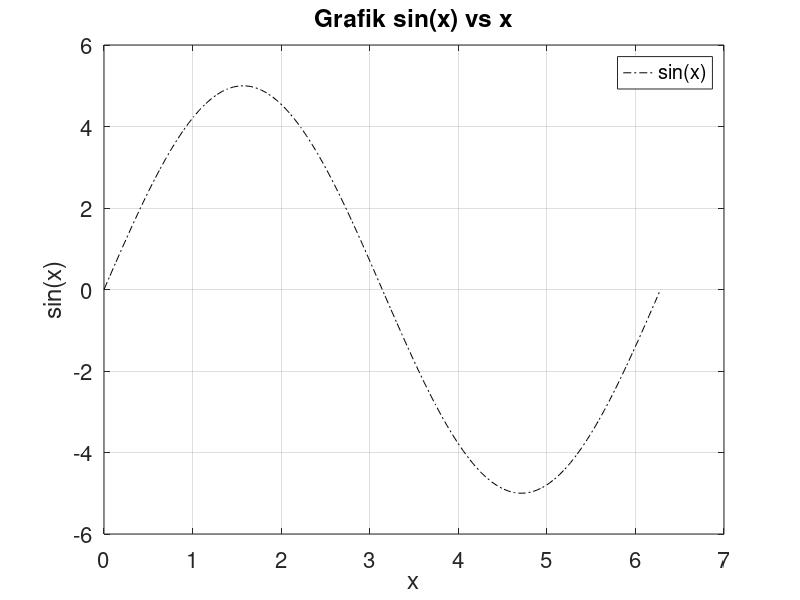
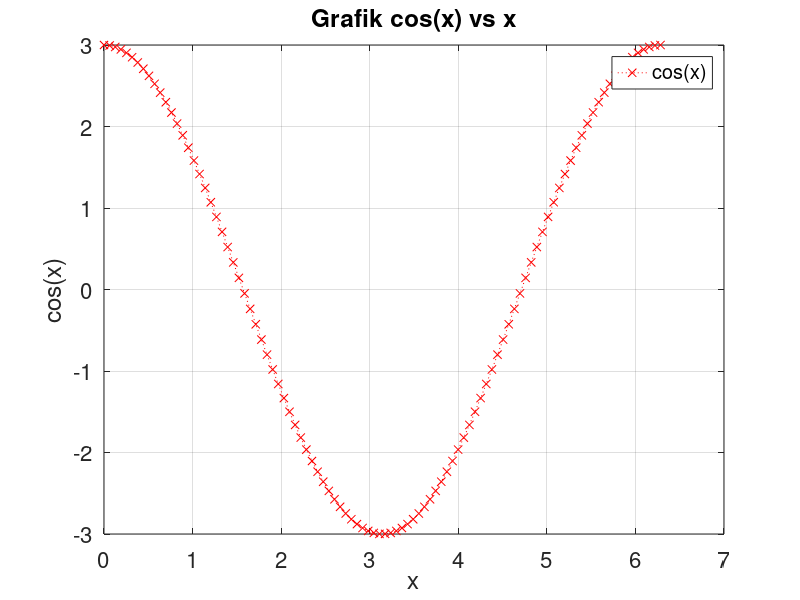
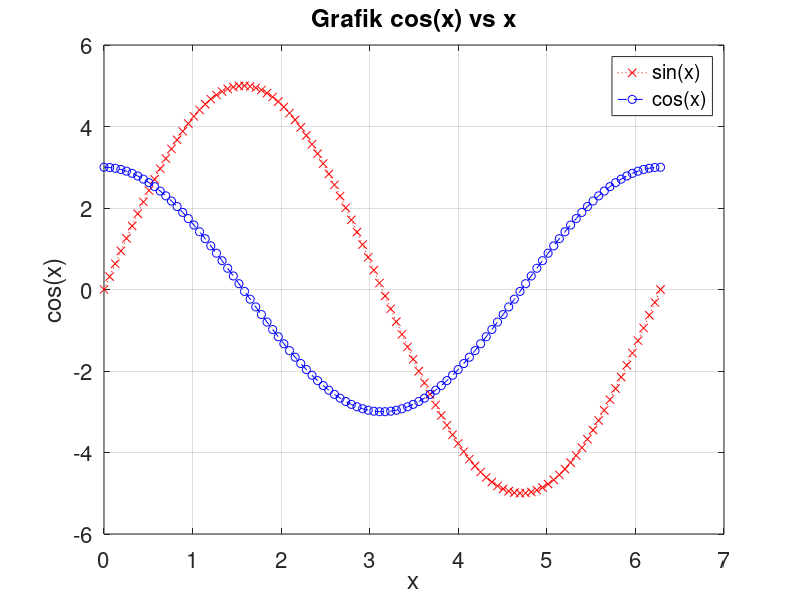
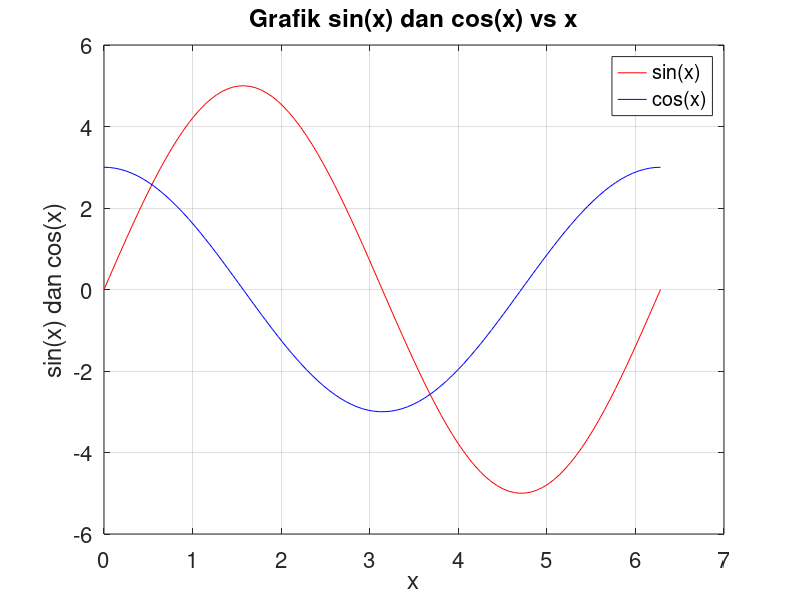

MATLAB code to generate these figures, in order:
clc; close all; clear; % Buat clear command window, close grafik, clear memory dsb.

% --- Basic Plotting ---

% Definisikan variabel
x1 = linspace(0,10,11);
x2 = [0 1 2 3 4 5 6 7 8 9 10];
disp('Hasil x1');
disp(x1);
disp('Hasil x2');
disp(x2);


x = linspace(0, 2*pi, 100); % Mengubah interval jadi array dengan space/jarak yang sama
% Format: linspace(i1, i2, nstep)
% i1:i2 -> interval
% nstep -> resolusi data / jumlah data dalam array

y = 5*sin(x); % fungsi sinus
z = 3*cos(x); % fungsi cosinus

% --- Plotting ---

% Grafik 1: Grafik sinus sin(x) vs x
figure; % Buat bikin grafik/figure baru

plot(x,y, 'Color', 'black', 'LineStyle', '-.'); % Buat ngeplot
% Format(x1,y1,LineSpec1,x2,y2,LineSpec2, ... dst)

title('Grafik sin(x) vs x'); % Judul grafik/figure
ylabel('sin(x)'); % Label sumbu y
xlabel('x'); % Label sumbu x
legend('sin(x)'); % Labeling garis
grid on; % Nambahin grid
set(gca,'FontSize', 16); % Set style kesuluruhan grafik

% --- Grafik 2: Grafik cos(x) vs x ---
figure; % Buat bikin grafik/figure baru

plot(x,z, 'Color', 'r', 'Marker','x', 'LineStyle', ':'); % Buat ngeplot
% Format(x1,y1,LineSpec1,x2,y2,LineSpec2, ... dst)

title('Grafik cos(x) vs x'); % Judul grafik/figure
ylabel('cos(x)'); % Label sumbu y
xlabel('x'); % Label sumbu x
legend('cos(x)'); % Labeling garis
grid on;
set(gca, 'FontSize', 16); % Set style kesuluruhan grafik

% Grafik 3: Grafik gabungan sin(x) dan cos(x) vs x
figure; % Buat bikin grafik/figure baru

plot(x,y, 'Color', 'r', 'Marker','x', 'LineStyle', ':'); % Buat ngeplot
% Format(x1,y1,LineSpec1,x2,y2,LineSpec2, ... dst)
hold on % Buat ngehold sementara
plot(x,z, 'Color', 'b', 'Marker','o', 'LineStyle', '--')

title('Grafik cos(x) vs x'); % Judul grafik/figure
ylabel('cos(x)'); % Label sumbu y
xlabel('x'); % Label sumbu x
legend('sin(x)','cos(x)'); % Labeling garis
grid on;
set(gca, 'FontSize', 16); % Set style kesuluruhan grafik

% Cara lain plot grafik barengan cos dan sin vs x
figure;

plot(x,y,'Color','r',x,z,'Color','b');
% Format(x1,y1,LineSpec1,x2,y2,LineSpec2, ... dst)

title('Grafik sin(x) dan cos(x) vs x'); % Judul grafik/figure
ylabel('sin(x) dan cos(x)'); % Label sumbu y
xlabel('x'); % Label sumbu x
legend('sin(x)','cos(x)'); % Labeling garis
grid on;
set(gca, 'FontSize', 16); % Set style kesuluruhan grafik

% Grafik 5: Plot 3 Dimensi
figure;
plot3(x,y,z);
title('Plot 3 Dimensi x, y, z');
xlabel('x');
ylabel('sin(x)');
zlabel('cos(x)');
legend('Plot 3D xyz');
grid on;
set(gca, 'FontSize', 16);
